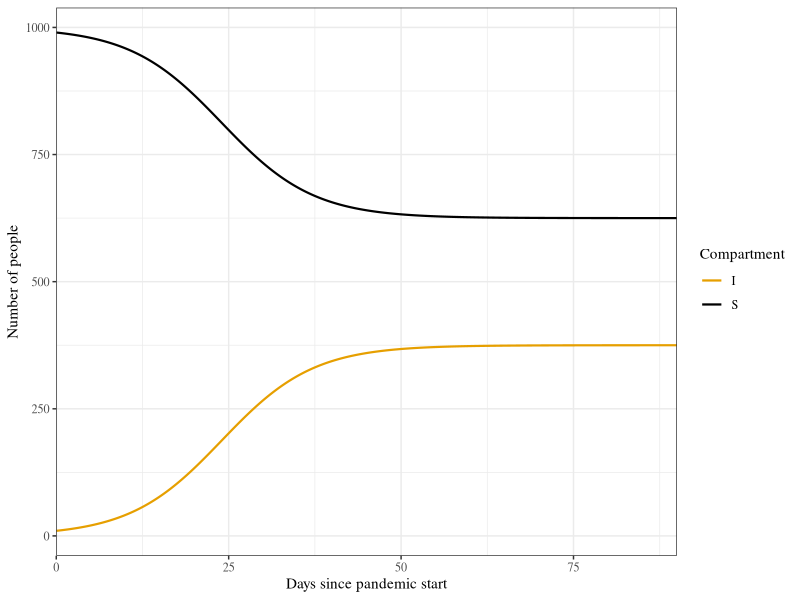
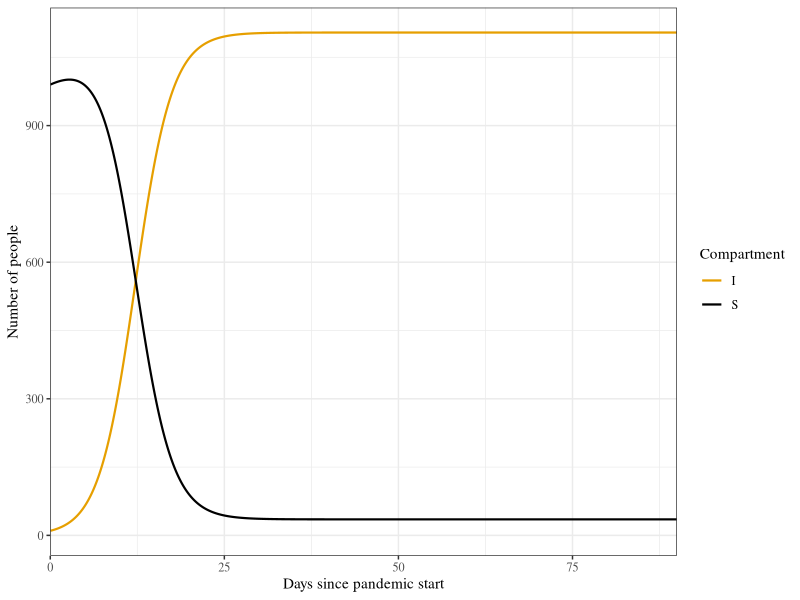
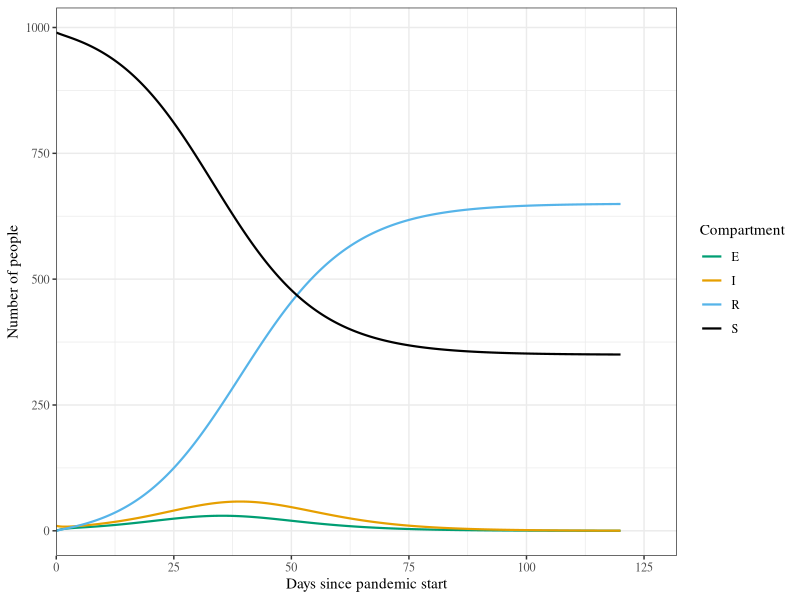
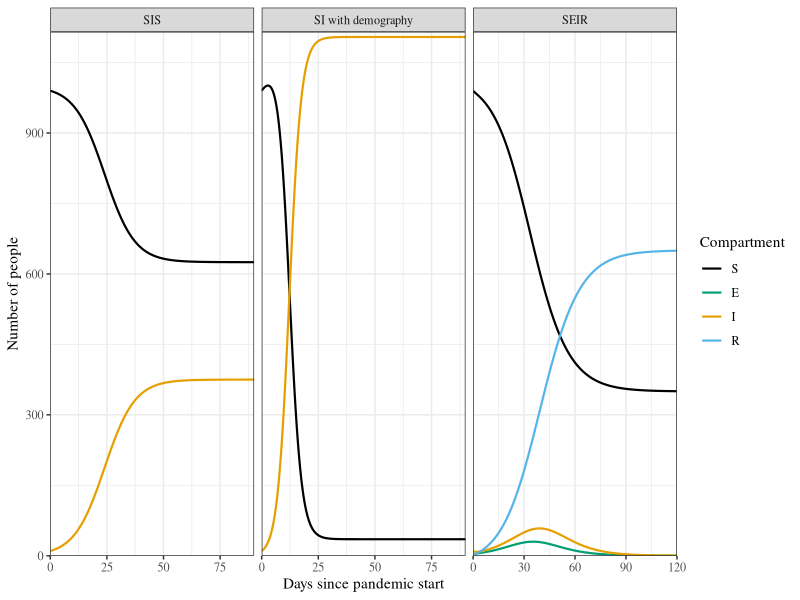
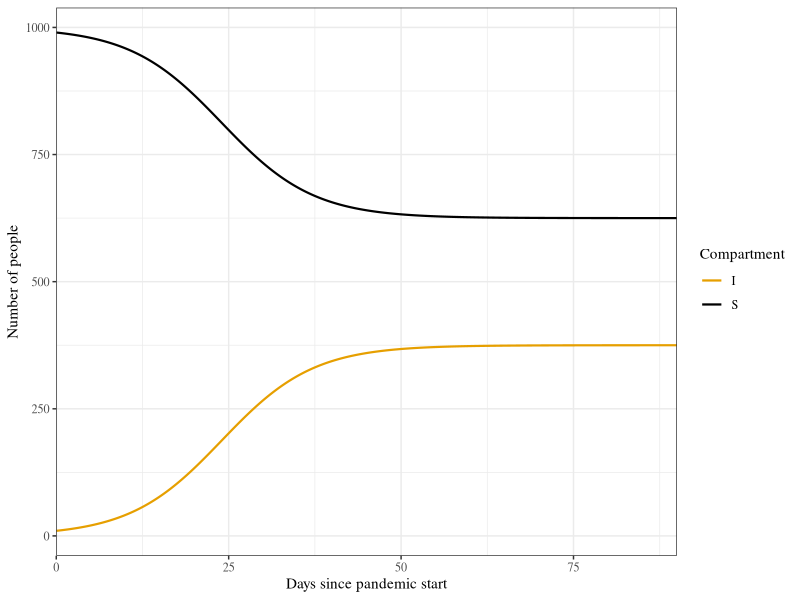
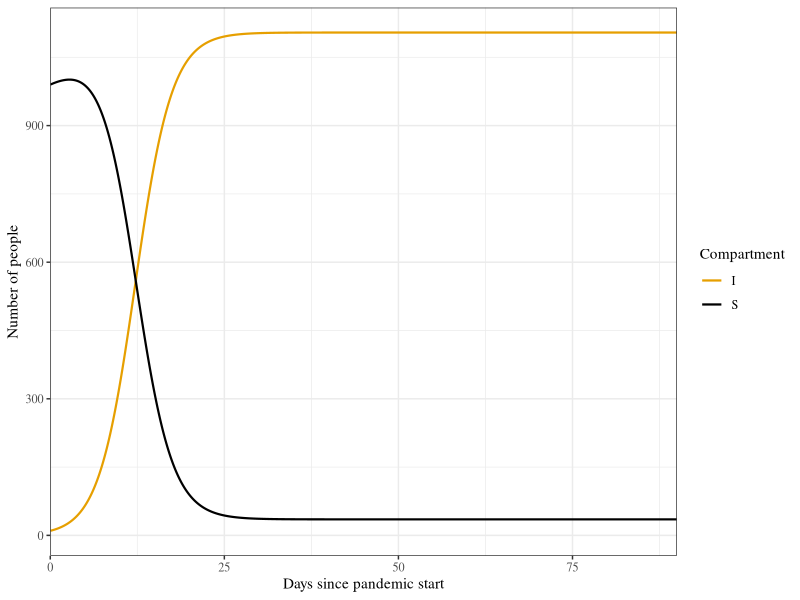
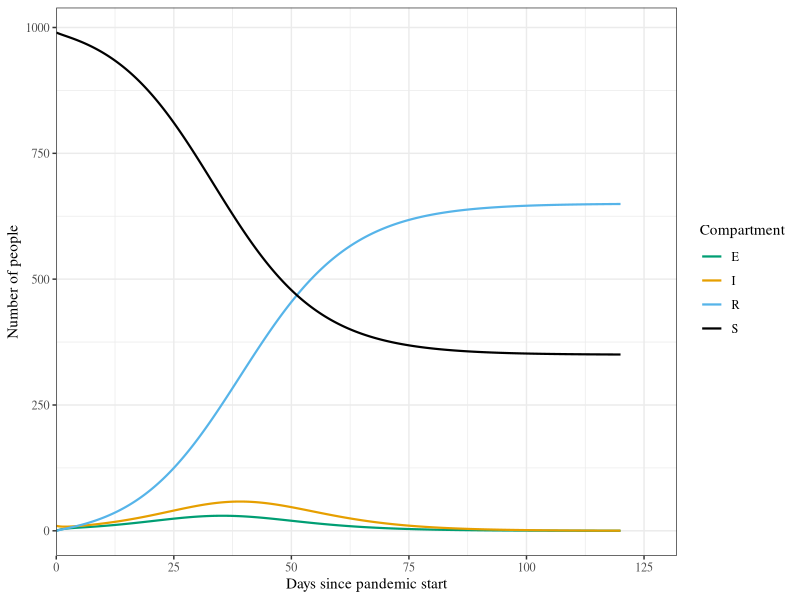
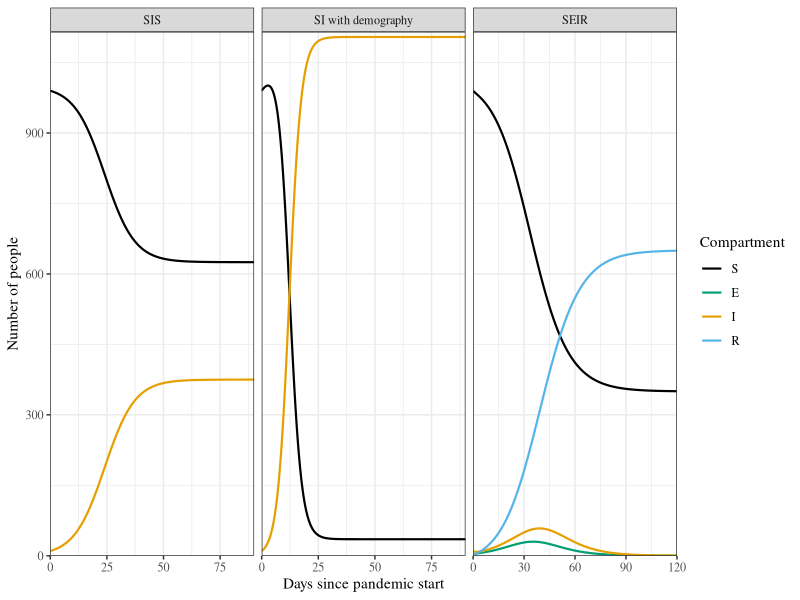

The R script that drew these images, in order:
library(deSolve)
library(tidyverse)
library(viridis)

cust_pal <- palette.colors(4)
names(cust_pal) <- c("S", "I", "R", "E")

# Task 1 ----
set.seed(4503)
beta <- 0.4
gamma <- 1 / 4
gamma_SI_demog <- 1 / 90
omega <- 1 / 2
mu <- 0.012 # gamma_SI_demog - gamma_SI_demog^2/beta + 0.2; mu
# Aus birth rate 0.00004, rabbits 0.03
nu <- (beta * (mu - gamma_SI_demog) + gamma_SI_demog^2) / 
  (beta - gamma_SI_demog)
pop_size <- 1000 # population of Whitehorse 25000
init_inf <- 10

parameters_SIS <- c(beta = beta, gamma = gamma)
parameters_SI_demog <- c(beta = beta, gamma = gamma_SI_demog, mu = mu, nu = nu)
parameters_SEIR <- c(beta = beta, gamma = gamma, omega = omega)

state_SIS <- c(S = pop_size - init_inf, I = init_inf)
state_SI_demog <- c(S = pop_size - init_inf, I = init_inf)
state_SEIR <- c(S = pop_size - init_inf, E = 0, I = init_inf, R = 0)

ODE_fun_SIS <- function(t, state, parameters) {
  with(as.list(c(state, parameters)), {
    # rate of change
    dS <- gamma * I - beta * S * I / (S + I)
    dI <- beta * S * I / (S + I) - gamma * I
    # return the rate of change
    list(c(dS, dI))
  }) # end with(as.list ...
}

ODE_fun_SI_demog <- function(t, state, parameters) {
  with(as.list(c(state, parameters)), {
    # rate of change
    dS <- mu * (I + S) - beta * S * I / (S + I) - nu * S
    dI <- beta * S * I / (S + I) - (nu + gamma) * I
    # return the rate of change
    list(c(dS, dI))
  }) # end with(as.list ...
}

ODE_fun_SEIR <- function(t, state, parameters) {
  with(as.list(c(state, parameters)), {
    # rate of change
    dS <- -beta * S * I / (S + E + I + R)
    dE <- beta * S * I / (S + E + I + R) - omega * E
    dI <- omega * E - gamma * I
    dR <- gamma * I
    # return the rate of change
    list(c(dS, dE, dI, dR))
  }) # end with(as.list ...
}

pand_length_SIS <- 90
pand_length_SI_demog <- 90
pand_length_SEIR <- 120
times_SIS <- seq(0, pand_length_SIS, by = 0.1)
times_SI_demog <- seq(0, pand_length_SI_demog, by = 0.1)
times_SEIR <- seq(0, pand_length_SEIR, by = 0.1)

outputs_SIS <- ode(
  y = state_SIS,
  times = times_SIS,
  func = ODE_fun_SIS,
  parms = parameters_SIS
) %>%
  as_tibble() %>%
  mutate(
    S = as.double(S),
    I = as.double(I),
    time = as.double(time)
  )
outputs_SI_demog <- ode(
  y = state_SI_demog,
  times = times_SI_demog,
  func = ODE_fun_SI_demog,
  parms = parameters_SI_demog
) %>%
  as_tibble() %>%
  mutate(
    S = as.double(S),
    I = as.double(I),
    time = as.double(time)
  )
outputs_SEIR <- ode(
  y = state_SEIR,
  times = times_SEIR,
  func = ODE_fun_SEIR,
  parms = parameters_SEIR
) %>%
  as_tibble() %>%
  mutate(
    S = as.double(S),
    E = as.double(E),
    I = as.double(I),
    R = as.double(R),
    time = as.double(time)
  )

long_outputs_SIS <- pivot_longer(
  outputs_SIS,
  c(S, I),
  names_to = "Compartment",
  values_to = "number"
) %>% mutate(model = "SIS")
long_outputs_SI_demog <- pivot_longer(
  outputs_SI_demog,
  c(S, I),
  names_to = "Compartment",
  values_to = "number"
) %>% mutate(model = "SI with demography")
long_outputs_SEIR <- pivot_longer(
  outputs_SEIR,
  c(S, E, I, R),
  names_to = "Compartment",
  values_to = "number"
) %>% mutate(model = "SEIR")

long_output_merged <- bind_rows(
  long_outputs_SIS, long_outputs_SI_demog, long_outputs_SEIR
) %>%
  mutate(
    model = fct_inorder(model),
    Compartment = factor(Compartment, levels = c("S", "E", "I", "R"))
  )

ODE_plot_SIS <- ggplot(
  long_outputs_SIS,
  aes(x = time, y = number, colour = Compartment)
) +
  geom_line(linewidth = 0.75) +
  theme_bw(base_family = "serif") +
  scale_x_continuous(expand = expansion(0)) +
  xlab("Days since pandemic start") +
  ylab("Number of people") +
  scale_color_manual(values = cust_pal)
ODE_plot_SIS

ODE_plot_SI_demog <- ggplot(
  long_outputs_SI_demog,
  aes(x = time, y = number, colour = Compartment)
) +
  geom_line(linewidth = 0.75) +
  theme_bw(base_family = "serif") +
  scale_x_continuous(expand = expansion(0)) +
  xlab("Days since pandemic start") +
  ylab("Number of people") +
  scale_color_manual(values = cust_pal)
ODE_plot_SI_demog

ODE_plot_SEIR <- ggplot(
  long_outputs_SEIR,
  aes(x = time, y = number, colour = Compartment)
) +
  geom_line(linewidth = 0.75) +
  theme_bw(base_family = "serif") +
  scale_x_continuous(expand = expansion(c(0, 0.1))) +
  xlab("Days since pandemic start") +
  ylab("Number of people") +
  scale_color_manual(values = cust_pal)
ODE_plot_SEIR

ODE_plots <- ggplot(
  long_output_merged,
  aes(x = time, y = number, colour = Compartment)
) +
  geom_line(linewidth = 0.75) +
  theme_bw(base_family = "serif") +
  xlab("Days since pandemic start") +
  ylab("Number of people") +
  scale_x_continuous(expand = expansion(0)) +
  scale_y_continuous(expand = expansion(c(0, 0.01))) +
  scale_color_manual(values = cust_pal) +
  facet_grid(cols = vars(model), scales = "free_x")
ODE_plots

ggsave(
  plot = ODE_plot_SIS,
  here("../../Apps/Overleaf/M_Scimat_Thesis/images/ODE_SIS.pdf"),
  width = 3,
  height = 3
)
ggsave(
  plot = ODE_plot_SI_demog,
  here("../../Apps/Overleaf/M_Scimat_Thesis/images/ODE_SI_demog.pdf"),
  width = 3,
  height = 3
)
ggsave(
  plot = ODE_plot_SEIR,
  here("../../Apps/Overleaf/M_Scimat_Thesis/images/ODE_SEIR.pdf"),
  width = 3,
  height = 3
)
ggsave(
  plot = ODE_plots,
  here("../../Apps/Overleaf/M_Scimat_Thesis/images/ODE_plots.pdf"),
  width = 5.5,
  height = 3
)
